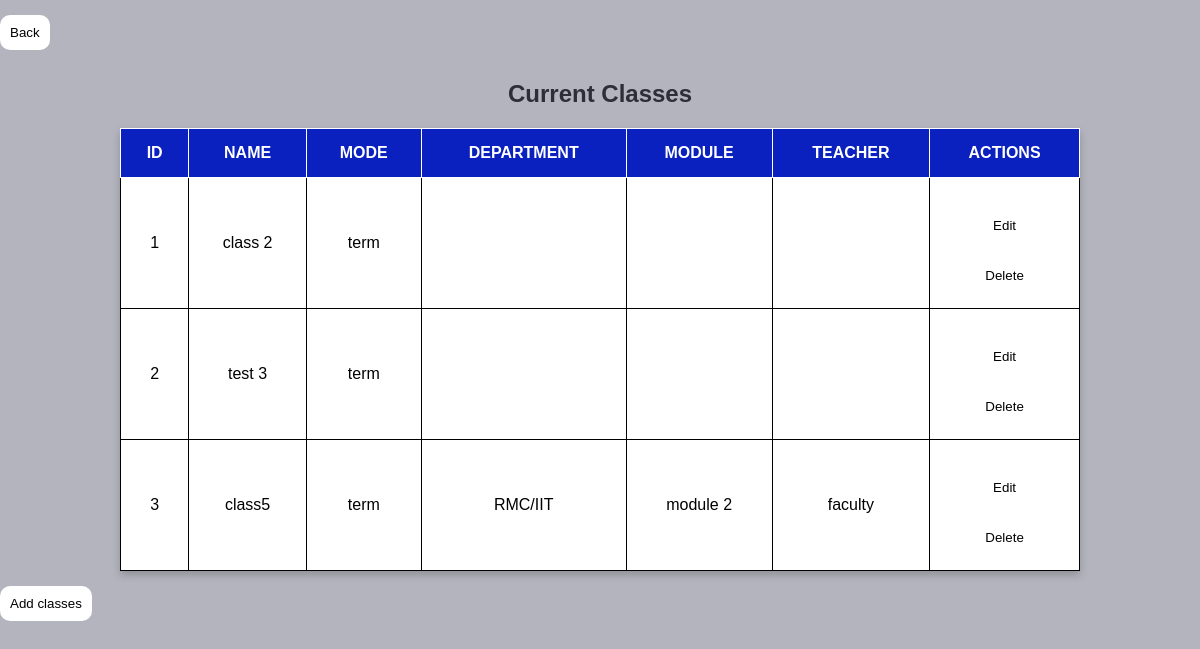
The app's page /php/viewclass.php (signed in) with its own data.
### tables this page shows
CREATE TABLE `class` (
  `ID` int(11) NOT NULL,
  `NAME` varchar(50) DEFAULT NULL,
  `STUDENT_ID` varchar(50) DEFAULT NULL,
  `TEACHER_ID` varchar(50) DEFAULT NULL,
  `MODULES_ID` varchar(50) DEFAULT NULL,
  `MODE` varchar(10) DEFAULT NULL,
  `DEPARTMENT_ID` int(11) DEFAULT NULL
);

CREATE TABLE `department` (
  `ID` int(11) NOT NULL,
  `NAME` varchar(50) DEFAULT NULL
);

CREATE TABLE `modules` (
  `ID` int(11) NOT NULL,
  `NAME` varchar(50) NOT NULL,
  `YEAR` year(4) DEFAULT NULL,
  `SEMESTER` varchar(50) DEFAULT NULL,
  `TERMS` varchar(50) DEFAULT NULL,
  `STAFF_ID` varchar(50) DEFAULT NULL
);

CREATE TABLE `faculty` (
  `ID` int(11) NOT NULL,
  `NAME` varchar(50) DEFAULT NULL,
  `EMAIL` varchar(50) DEFAULT NULL,
  `PHONE_NUMBER` int(8) DEFAULT NULL,
  `DEPARTMENT` varchar(50) DEFAULT NULL,
  `PASSWORD_HASH` char(60) DEFAULT NULL,
  `CREATED_AT` timestamp(6) NOT NULL DEFAULT current_timestamp(6),
  `UPDATED_AT` timestamp(6) NOT NULL DEFAULT current_timestamp(6),
  `ROLE_ID` varchar(11) DEFAULT NULL
);

### php/functions.php (called while the page is built, shortened)
<?php
function can_delete(){
    if ($_SESSION['role'] == 3){
        return TRUE;
    }else{
        return FALSE;
    }
}

### php/viewclass.php (the view, shortened to what this page needs)
<?php
require 'functions.php';
$conn = db_connect();
if ($_SESSION['role'] == 3){
    $redirect = "admin_dashboard.php";
}elseif($_SESSION['role'] == 2)
    $redirect = "faculty_dashboard.php";
$stmt = $conn->prepare("SELECT class.id, class.name as classname, class.mode, department.name as depname, faculty.name as teacher, modules.name as modulename
                        FROM class
                        LEFT JOIN department ON class.department_id=department.id
                        LEFT JOIN faculty ON class.teacher_id=faculty.id
                        LEFT JOIN modules on class.modules_id=modules.id
                        ");
$stmt -> execute();
$result = $stmt->get_result();
$class_info = $result->fetch_all(MYSQLI_ASSOC);
?>
 <!DOCTYPE html>
 <html lang="en">
    <head>
    </head>
    <body>
    <a href="<?php echo $redirect; ?>"><button>Back</button></a>
    <h2> Current Classes </h2>
<table>
    <thead>
        <tr>
            <th>ID</th>
            <th>NAME</th>
            <th>MODE</th>
            <th>DEPARTMENT</th>
            <th>MODULE</th>
            <th>TEACHER</th>
            <th>ACTIONS</th>
        </tr>
    </thead>
    <tbody>
        <?php
        $count = 0;
        foreach ($class_info as $class_info): ?>
            <tr>
                <td><?php echo ($count += 1) ?></td>
                <td><?php echo htmlspecialchars($class_info['classname']); ?></td>
                <td><?php echo htmlspecialchars($class_info['mode']); ?></td>
                <td><?php echo htmlspecialchars($class_info['depname']); ?></td>
                <td><?php echo htmlspecialchars($class_info['modulename']); ?></td>
                <td><?php echo htmlspecialchars($class_info['teacher']); ?></td>
                <td><a href="editclass.php?id=<?php echo $class_info['id']; ?>"><button>Edit</button> </a> <br>
                <?php
                if(can_delete()): ?>
                <a href="deleteclass.php?id=<?php echo $class_info['id'] ?>" onclick="return confirm('Are you sure?')"><button>Delete</button></a></td>
                <?php endif ?>
            </tr>
        <?php endforeach; ?>
    </tbody>
</table>
        <div class = "button">
            <a href="newclass.php"><button>Add classes</button></a>
        </div>
                </body>
                </html>

### php/viewclass.php (style rules this page uses)
* { margin: 0; box-sizing: border-box; font-family: sans-serif; }
body { margin-left: auto; margin-right: auto; justify-content: center; align-items: center; height: 100vh; background-color:#b3b4bd; background-size: cover; }
table { margin-left: auto; margin-right: auto; border-collapse: collapse; width: 80%; max-width: 1000px; background-color: #ffffff; box-shadow: 0 4px 8px rgba(0, 0, 0, 0.2); border: 1px solid; }
th, td { padding: 15px; text-align: center; border: 1px solid; }
th { background-color: #0a21c0; color: white; }
h2 { text-align: center; color: #2c2e3a; margin-top: 30px; margin-bottom: 20px; }
button { background: #fff; color: black; padding: 10px; border: 1px solid #2c2e3a; border-radius: 10px; cursor: pointer; margin-top: 15px; border: none; }

### records on screen
class: count "1", NAME "class 2", MODE "term"
class: count "2", NAME "test 3", MODE "term"
class: count "3", NAME "class5", MODE "term", DEPARTMENT_ID.NAME "RMC/IIT", MODULES_ID.NAME "module 2", faculty.NAME "faculty"
